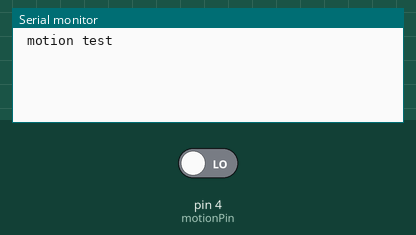
Recording of a sketch running on a simulated Arduino Uno, built with avr-gcc and run on an emulated ATmega328P. Shown: the last lines printed to the serial monitor. The inputs (shaded band) are chosen by the test bench; at power-on: pin 4 (motionPin) LOW.

Above: at 1.2 s.
1.3 s: pin 4 (motionPin) driven HIGH
At 2.0 s:
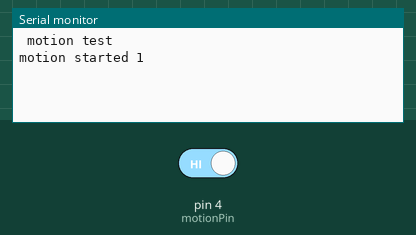
2.8 s: pin 4 (motionPin) driven LOW
At 3.2 s:
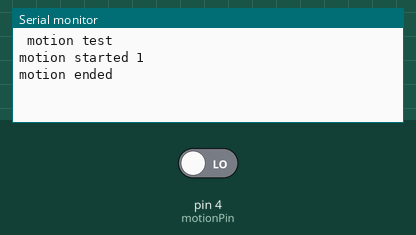

The sketch:

motion_RCWL-0516.ino
```cpp
/*
 * RCWL-0516
 * microwave proximity sensor
 *
 * https://www.youtube.com/watch?v=IJoPkKlxFXA
 *
 * pins:
 * 3V3 - 3.3V output (up to 100ma) (uses its own 3.3V regulator)
 * GND - ground
 * OUT - goes high (3.3V) for 2 seconds when motion it detected
 * VIN - 4-28 VDC input
 * CDS - low disables the motion detector
 *       leave disconnected to enable it all the time
 *
 * cds turns the device off when the room lights are on
 * I have 100Kohm cds (ldr)
 * I used a 10k pullup resistor (one side to 3.3V, the other side to the cds pin)
 * and the cds cell (one side to the cds pin and the other side to gnd)
 * lights off:  motion detector works
 * lights on: motion detector disabled
 */


#define motionPin 4   // D2

int count = 0;
bool isMotion = false;


void setup() {
  // start serial port
  Serial.begin(115200);
  Serial.print(F("\n\n motion test\n\n"));

  pinMode(motionPin, INPUT);
}


void loop() {
  int val = digitalRead(motionPin);
  if (val == HIGH) {
    if (!isMotion) {
      // motion started
      isMotion = true;
      Serial.print(F("motion started "));
      Serial.println(++count);
    }
  }
  else {
    if (isMotion) {
      // motion ended
      isMotion = false;
      Serial.println(F("motion ended"));
    }
  }
  delay(100);
}
```

Measured:
- after the input at 1.3 s, the serial monitor: prints a new line at once (image 1)
- after the input at 2.8 s, the serial monitor: prints a new line at once (image 2)
